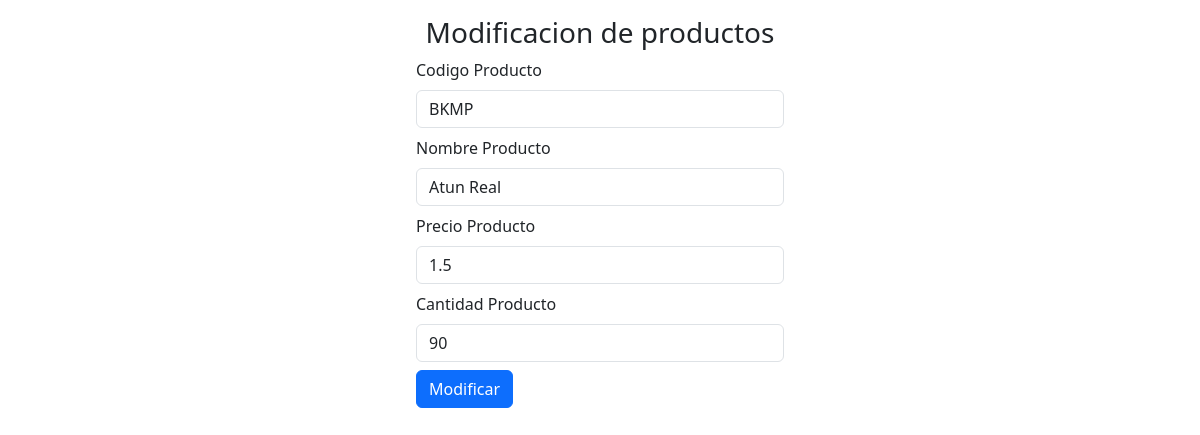
The page /modificar_producto.php?id=1 on the database its author committed.
### tables this page shows
CREATE TABLE `productos` (
  `idproductos` int(11) NOT NULL,
  `codigo_producto` varchar(45) NOT NULL,
  `nombre_producto` varchar(45) NOT NULL,
  `precio_producto` float NOT NULL,
  `cantidad_producto` int(11) NOT NULL
);

### modificar_producto.php (the view, shortened to what this page needs)
<?php
include "modelo/conexion.php";
$id = $_GET["id"];
$sql = $conexion->query("select *from productos where idproductos=$id");
?>
<!DOCTYPE html>
<html lang="en">
<head>
    <link href="https://cdn.jsdelivr.net/npm/bootstrap@5.3.0/dist/css/bootstrap.min.css" rel="stylesheet">
</head>
<body>
    <form class="col-4 p-3 m-auto" method="POST">
        <h3 class="text-center">Modificacion de productos</h3>
        <?php
        while ($datos = $sql->fetch_object()) { ?>
            <div class="mb-2">
                <label for="exampleInputEmail1" class="form-label">Codigo Producto</label>
                <input type="text" class="form-control" name="codigo" value="<?= $datos->codigo_producto ?>">
            </div>
            <div class="mb-2">
                <label for="exampleInputEmail1" class="form-label">Nombre Producto</label>
                <input type="text" class="form-control" name="nombre" value="<?= $datos->nombre_producto ?>">
            </div>
            <div class="mb-2">
                <label for="exampleInputEmail1" class="form-label">Precio Producto</label>
                <input type="text" class="form-control" name="precio" value="<?= $datos->precio_producto ?>">
            </div>
            <div class="mb-2">
                <label for="exampleInputEmail1" class="form-label">Cantidad Producto</label>
                <input type="text" class="form-control" name="cantidad" value="<?= $datos->cantidad_producto ?>">
            </div>
        <?php }
        ?>
        <button type="submit" class="btn btn-primary" name="btnModificar" value="mod">Modificar</button>
</body>
</html>

### rows shown on the page
productos: codigo "BKMP", nombre "Atun Real", precio "1.5", cantidad "90"
